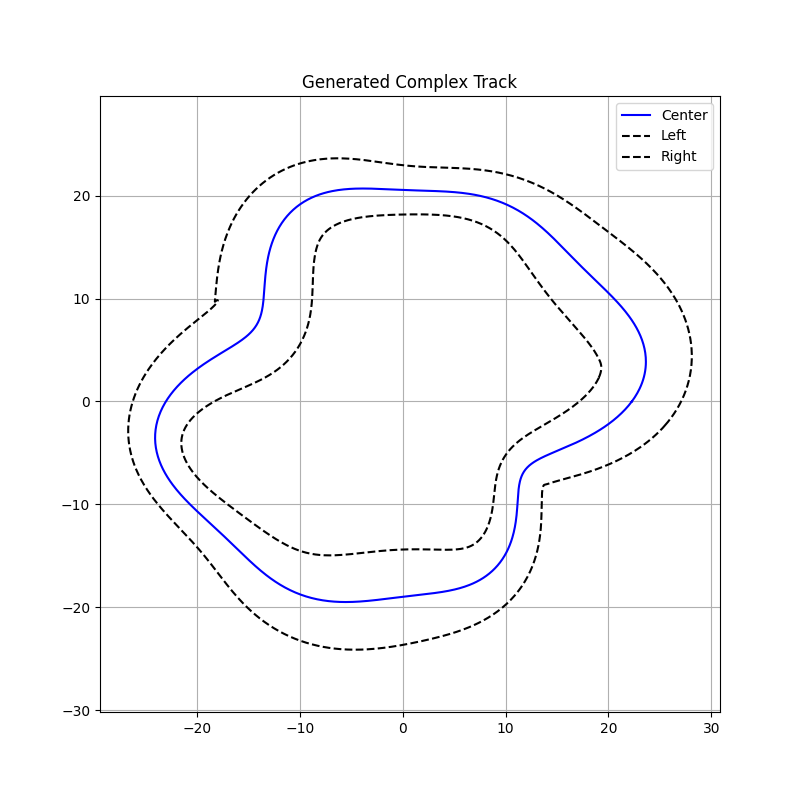

Source code (Python):
import numpy as np
import pandas as pd
import matplotlib.pyplot as plt

N = 1000
t = np.linspace(0, 2*np.pi, N, endpoint=False)

R = 50 + 3.5*np.sin(2*t) + 2.0*np.sin(4*t + 0.6) + 1.2*np.cos(6*t - 0.3)
bulge = 3.2 * np.exp(-((t - 1.7*np.pi) % (2*np.pi) - np.pi)**2 / 0.6)
R = R + bulge

x = R * np.cos(t)
y = R * np.sin(t) * 0.95

dt = t[1] - t[0]
dx = np.gradient(x, dt)
dy = np.gradient(y, dt)
ddx = np.gradient(dx, dt)
ddy = np.gradient(dy, dt)

heading = np.arctan2(dy, dx)
den = (dx**2 + dy**2)**1.5
den[den == 0] = 1e-9
curvature = (dx * ddy - dy * ddx) / den

v_advisory = 12.0 / (np.abs(curvature) + 0.05)
v_advisory = np.clip(v_advisory, 4.0, 40.0)

half_width = 3.5 + 1.2*np.sin(3*t + 0.4)
speed_mag = np.sqrt(dx**2 + dy**2)
tx = dx / (speed_mag + 1e-9)
ty = dy / (speed_mag + 1e-9)
nx = -ty
ny = tx

left_x = x + nx * half_width
left_y = y + ny * half_width
right_x = x - nx * half_width
right_y = y - ny * half_width

df = pd.DataFrame({
    'x': x,
    'y': y,
    'idx': np.arange(N),
    'heading_rad': heading,
    'curvature_1_per_m': curvature,
    'speed_advisory_m_per_s': v_advisory,
    'left_x': left_x,
    'left_y': left_y,
    'right_x': right_x,
    'right_y': right_y
})

df_end = df.iloc[[0]].copy()
df_end['idx'] = N
df2 = pd.concat([df, df_end], ignore_index=True)

out_path = 'MPC/raceline.csv'
df2.to_csv(out_path, index=False)
print(f"Track generated: {out_path}")

plt.figure(figsize=(8, 8))
plt.plot(df2['x'], df2['y'], 'b-', label='Center')
plt.plot(df2['left_x'], df2['left_y'], 'k--', label='Left')
plt.plot(df2['right_x'], df2['right_y'], 'k--', label='Right')
plt.axis('equal')
plt.title("Generated Complex Track")
plt.legend()
plt.grid(True)
plt.savefig("MPC/raceline.png")